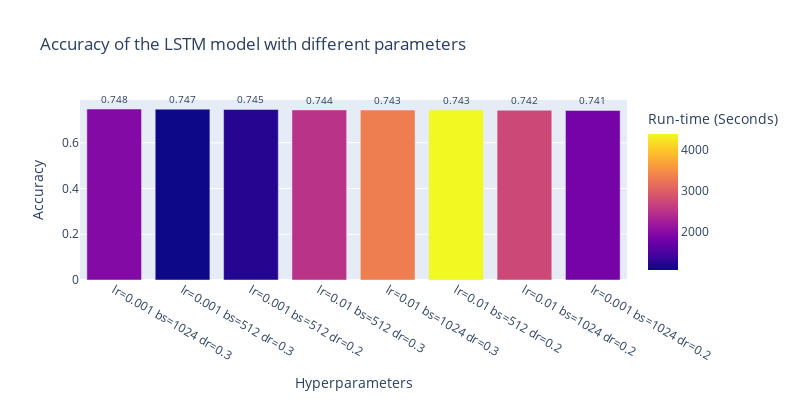

This figure's notebook cell:
### Markdown cell above
### Plot

### Code cell
import plotly.express as px
# Extract the hyperparameters, accuracy, and running time into separate lists
hyperparameters = [f"lr={result['learning_rate']} bs={result['batch_size']} dr={result['dropout_rate']}" for result in results]
accuracy = [result['accuracy'] for result in results]
running_time = [result['running_time'] for result in results]

# Create the bar plot
fig = px.bar(x=hyperparameters, y=accuracy, color=running_time, text_auto ='.3f',
             labels={"x": "Hyperparameters", "y": "Accuracy", "color": "Run-time (Seconds)"},
             title="Accuracy of the LSTM model with different parameters",
             width=800, height=400)

# Update the appearance of the bars
fig.update_traces(textfont_size=10, textangle=0, textposition="outside", cliponaxis=False)

# Display the plot
fig.show()

### Figure 1 — Plotly figure (JSON) as saved in the notebook; plotly's stock layout.template omitted (floating-point values rounded to 4 significant figures)
{"data": [{"alignmentgroup": "True", "cliponaxis": false, "hovertemplate": "Hyperparameters=%{x}<br>Accuracy=%{y}<br>Run-time (Seconds)=%{marker.color}<extra></extra>", "legendgroup": "", "marker": {"color": [1951.0, 1059.0, 1206.0, 2493.0, 3323.0, 4396.0, 2749.0, 1830.0], "coloraxis": "coloraxis", "pattern": {"shape": ""}}, "name": "", "offsetgroup": "", "orientation": "v", "showlegend": false, "textangle": 0, "textfont": {"size": 10}, "textposition": "outside", "texttemplate": "%{y:.3f}", "type": "bar", "x": ["lr=0.001 bs=1024 dr=0.3", "lr=0.001 bs=512 dr=0.3", "lr=0.001 bs=512 dr=0.2", "lr=0.01 bs=512 dr=0.3", "lr=0.01 bs=1024 dr=0.3", "lr=0.01 bs=512 dr=0.2", "lr=0.01 bs=1024 dr=0.2", "lr=0.001 bs=1024 dr=0.2"], "xaxis": "x", "y": [0.7476, 0.747, 0.7454, 0.7436, 0.7431, 0.7429, 0.7423, 0.7411], "yaxis": "y"}], "layout": {"barmode": "relative", "coloraxis": {"colorbar": {"title": {"text": "Run-time (Seconds)"}}, "colorscale": [[0, "#0d0887"], [0.1111, "#46039f"], [0.2222, "#7201a8"], [0.3333, "#9c179e"], [0.4444, "#bd3786"], [0.5556, "#d8576b"], [0.6667, "#ed7953"], [0.7778, "#fb9f3a"], [0.8889, "#fdca26"], [1, "#f0f921"]]}, "height": 400, "legend": {"tracegroupgap": 0}, "title": {"text": "Accuracy of the LSTM model with different parameters"}, "width": 800, "xaxis": {"anchor": "y", "domain": [0, 1], "title": {"text": "Hyperparameters"}}, "yaxis": {"anchor": "x", "domain": [0, 1], "title": {"text": "Accuracy"}}}}
